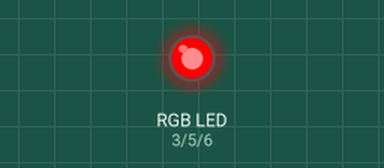
Bench run of a sketch on a simulated Arduino Uno, built with avr-gcc and run on an emulated ATmega328P. Shown: an RGB LED mixed from three pins (HIGH = lit).

Above: at 1.0 s.
At 2.0 s:
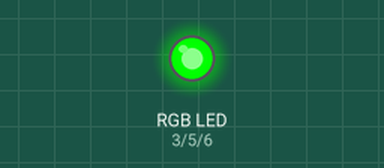
At 6.0 s:
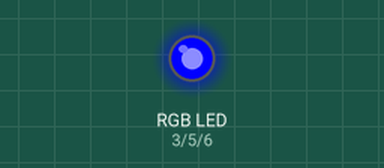
Timing chart, 0 to 7.4 s (numbered marks = the images above):
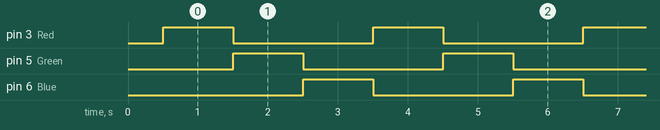

Measured:
- by itself, pin 3 (Red), pin 5 (Green), pin 6 (Blue): alternates HIGH for 1.0 s and LOW for 2.0 s
- by itself, everything shown: repeats every 3.0 s, in 3 steps

The sketch:

RGB_LED_Strip_Controller_PWM.ino
```cpp
//The Workshop - LED Strip Controller Test V0.1
//Use this code to test your RGB LED strip controller

//Match every color with its corresponsing pin
//PS: Make sure the pins can handle PWM!
int Red=3;
int Green=5;
int Blue=6;

void setup() {
  // put your setup code here, to run once:
  analogWrite(Red,0);     //Turn OFF the RED Light
  analogWrite(Green,0);   //Turn OFF the GREEN Light
  analogWrite(Blue,0);    //Turn OFF the BLUE Light
  delay(500);
}

void loop() {
  // put your main code here, to run repeatedly:
  analogWrite(Red,255);   //Turn ON the RED Light
  analogWrite(Green,0);   //Turn OFF the GREEN Light
  analogWrite(Blue,0);    //Turn OFF the BLUE Light
  delay(1000);            // WAIT for 1000ms (1s)
  analogWrite(Red,0);     //Turn OFF the RED Light
  analogWrite(Green,255); //Turn ON the GREEN Light
  analogWrite(Blue,0);    //Turn OFF the BLUE Light
  delay(1000);            // WAIT for 1000ms (1s)
  analogWrite(Red,0);     //Turn OFF the RED Light
  analogWrite(Green,0);   //Turn OFF the GREEN Light
  analogWrite(Blue,255);  //Turn ON the BLUE Light
  delay(1000);            // WAIT for 1000ms (1s)
}
```
